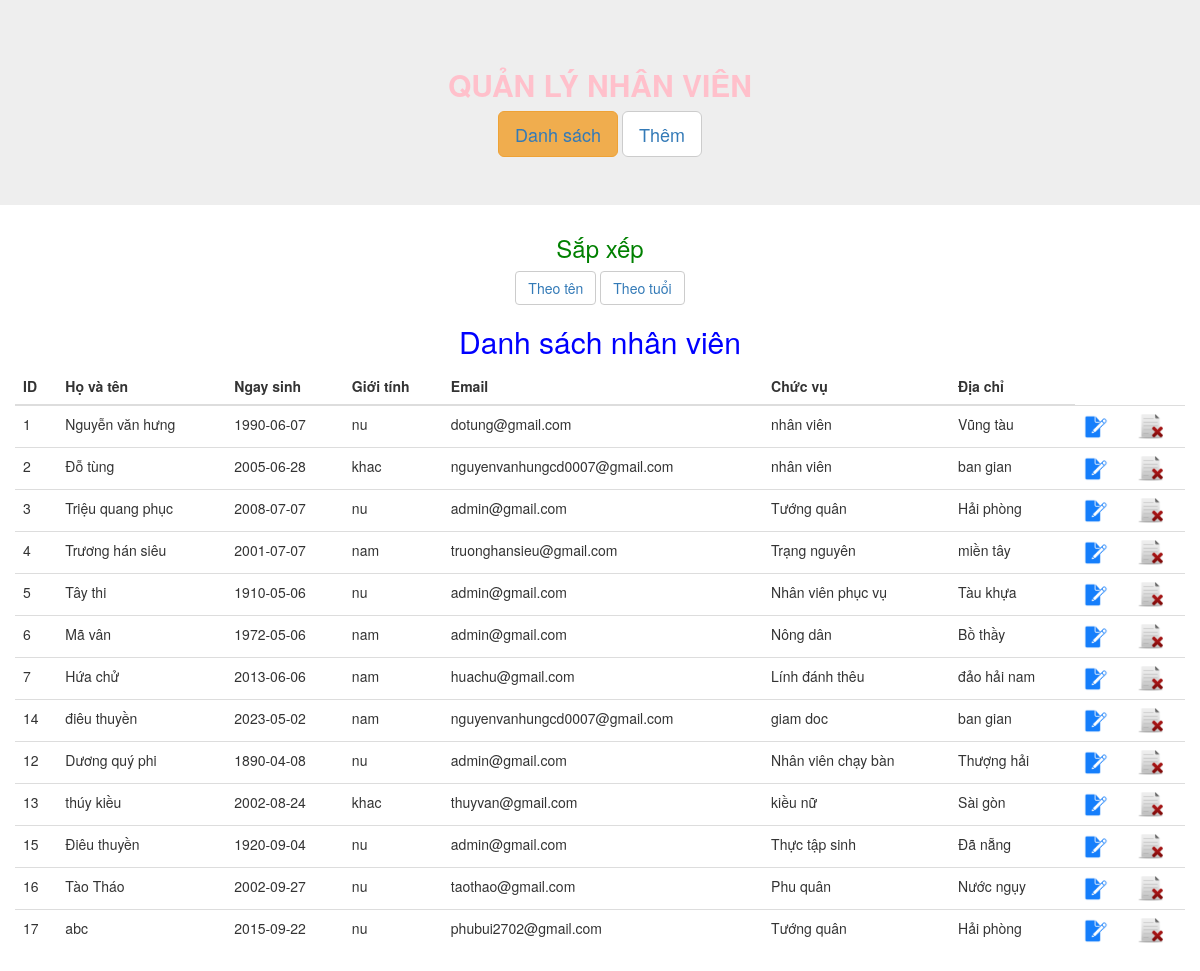
The page / on the database its author committed.
### tables this page shows
CREATE TABLE IF NOT EXISTS `nhanvien` (
  `id` int(11) NOT NULL AUTO_INCREMENT,
  `ten` varchar(50) NOT NULL,
  `ngaysinh` date NOT NULL,
  `gioitinh` varchar(20) NOT NULL,
  `email` varchar(50) NOT NULL,
  `chucvu` varchar(200) NOT NULL,
  `diachi` varchar(200) NOT NULL,
  PRIMARY KEY (`id`)
);

### index.php (the view, shortened to what this page needs)
<!DOCTYPE html>
<html lang="en">
<head>
</head>
<body>
	<?php
	include('connect.php');
	include('master.php');
	?>
	<div class=" text-center">
		<form method="GET">
			<h3 style="color: green;">Sắp xếp</h3>
			<button type="button" class="btn btn-default "><a href="sapxep.php?theoten" name="theoten">Theo tên</a></button>
			<button type="button" class="btn btn-default "><a href="sapxep.php?theotuoi"  name="theotuoi">Theo tuổi</a></button>
		</form>
	</div>
	<div class="container">
		<div class="row">
			<h2 class="text-center" style="color: blue;">Danh sách nhân viên</h2>
			<table class="table">
				<thead>
					<tr>
						<th>ID</th>
						<th>Họ và tên</th>
						<th>Ngay sinh</th>
						<th>Giới tính</th>
						<th>Email</th>
						<th>Chức vụ</th>
						<th>Địa chỉ</th>
					</tr>
				</thead>
				<tbody>
					<tr>
						<?php
						$row_sql="SELECT * FROM nhanvien ";
						$row_thuchien=mysqli_query($conn,$row_sql);
						while($dulieu =mysqli_fetch_array($row_thuchien)){
							?>
							<td><?php echo $dulieu['id']; ?></td>
							<td><?php echo $dulieu['ten']; ?> </td>
							<td><?php echo $dulieu['ngaysinh']; ?></td>
							<td><?php echo $dulieu['gioitinh']; ?></td>
							<td><?php echo $dulieu['email']; ?></td>
							<td><?php echo $dulieu['chucvu']; ?></td>
							<td><?php echo $dulieu['diachi']; ?></td>
							<td>
								<a onclick=" return confirm('bạn có chắc muốn sửa không')" href="sua.php?id=<?php echo $dulieu['id'] ?>" title="sửa"><img src="images/edit.png" width="25px">
								</a>
							</td>
							<td>
								<a onclick=" return confirm('bạn có chắc muốn xóa không') " href="xoa.php?id=<?php echo $dulieu['id']; ?>" ><img src='images/delete.jpg' width='25px' >
								</a>
							</td>
						</tr>
					<?php 	} ?>
				</tbody>
			</table>
		</div>
	</div>
</body>
</html>

### master.php (shortened to what this page needs)
<!DOCTYPE html>
<html lang="en">
<head>
	<link rel="stylesheet" type="text/css" href="vendor/bootstrap.min.css">
</head>
<body>
	<div class="jumbotron text-center">
		<h2 style="color: pink;font-weight: 700;">QUẢN LÝ NHÂN VIÊN</h2>
		<button type="button" class="btn btn-warning btn-lg"><a href="index.php">Danh sách</a></button>
		<button type="button" class="btn btn-default btn-lg"><a href="them.php">Thêm</a></button>
	</div>
</body>
</html>

### rows shown on the page
nhanvien: id "1", ten "Nguyễn văn hưng", ngaysinh "1990-06-07", gioitinh "nu", email "dotung@gmail.com", chucvu "nhân viên", diachi "Vũng tàu"
nhanvien: id "2", ten "Đỗ tùng", ngaysinh "2005-06-28", gioitinh "khac", email "nguyenvanhungcd0007@gmail.com", chucvu "nhân viên", diachi "ban gian"
nhanvien: id "3", ten "Triệu quang phục", ngaysinh "2008-07-07", gioitinh "nu", email "admin@gmail.com", chucvu "Tướng quân", diachi "Hải phòng"
nhanvien: id "4", ten "Trương hán siêu", ngaysinh "2001-07-07", gioitinh "nam", email "truonghansieu@gmail.com", chucvu "Trạng nguyên", diachi "miền tây"
nhanvien: id "5", ten "Tây thi", ngaysinh "1910-05-06", gioitinh "nu", email "admin@gmail.com", chucvu "Nhân viên phục vụ", diachi "Tàu khựa"
nhanvien: id "6", ten "Mã vân", ngaysinh "1972-05-06", gioitinh "nam", email "admin@gmail.com", chucvu "Nông dân", diachi "Bồ thầy"
nhanvien: id "7", ten "Hứa chử", ngaysinh "2013-06-06", gioitinh "nam", email "huachu@gmail.com", chucvu "Lính đánh thêu", diachi "đảo hải nam"
nhanvien: id "14", ten "điêu thuyền", ngaysinh "2023-05-02", gioitinh "nam", email "nguyenvanhungcd0007@gmail.com", chucvu "giam doc", diachi "ban gian"
nhanvien: id "12", ten "Dương quý phi", ngaysinh "1890-04-08", gioitinh "nu", email "admin@gmail.com", chucvu "Nhân viên chạy bàn", diachi "Thượng hải"
nhanvien: id "13", ten "thúy kiều", ngaysinh "2002-08-24", gioitinh "khac", email "thuyvan@gmail.com", chucvu "kiều nữ", diachi "Sài gòn"
nhanvien: id "15", ten "Điêu thuyền", ngaysinh "1920-09-04", gioitinh "nu", email "admin@gmail.com", chucvu "Thực tập sinh", diachi "Đã nẵng"
nhanvien: id "16", ten "Tào Tháo", ngaysinh "2002-09-27", gioitinh "nu", email "taothao@gmail.com", chucvu "Phu quân", diachi "Nước ngụy"
nhanvien: id "17", ten "abc", ngaysinh "2015-09-22", gioitinh "nu", email "phubui2702@gmail.com", chucvu "Tướng quân", diachi "Hải phòng"
